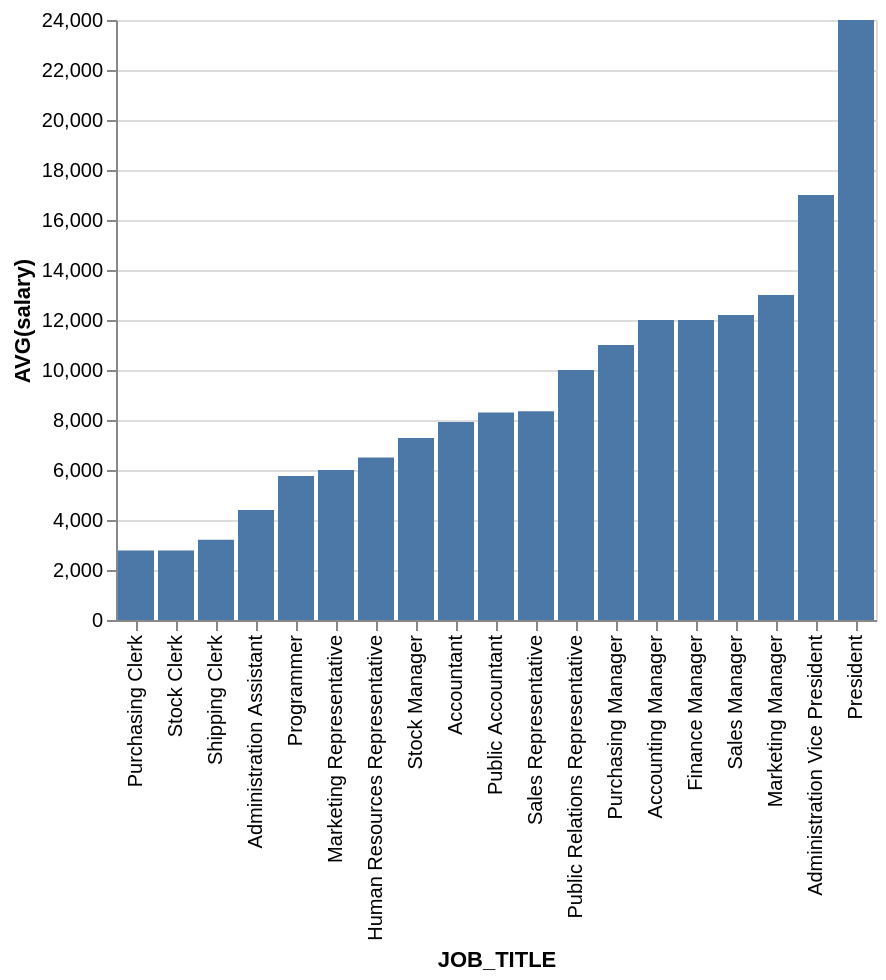

This figure's Vega-Lite source:
### Vega-Lite specification from a JSON file in a GitHub repository (floating-point values rounded to 4 significant figures)
{"data": {"values": [{"x_data": "Purchasing Clerk", "y_data": 2780}, {"x_data": "Stock Clerk", "y_data": 2785}, {"x_data": "Shipping Clerk", "y_data": 3215}, {"x_data": "Administration Assistant", "y_data": 4400}, {"x_data": "Programmer", "y_data": 5760}, {"x_data": "Marketing Representative", "y_data": 6000}, {"x_data": "Human Resources Representative", "y_data": 6500}, {"x_data": "Stock Manager", "y_data": 7280}, {"x_data": "Accountant", "y_data": 7920}, {"x_data": "Public Accountant", "y_data": 8300}, {"x_data": "Sales Representative", "y_data": 8350}, {"x_data": "Public Relations Representative", "y_data": 10000}, {"x_data": "Purchasing Manager", "y_data": 11000}, {"x_data": "Accounting Manager", "y_data": 12000}, {"x_data": "Finance Manager", "y_data": 12000}, {"x_data": "Sales Manager", "y_data": 12200}, {"x_data": "Marketing Manager", "y_data": 13000}, {"x_data": "Administration Vice President", "y_data": 17000}, {"x_data": "President", "y_data": 24000}]}, "mark": "bar", "encoding": {"x": {"field": "x_data", "type": "nominal", "title": "JOB_TITLE", "sort": {"op": "sum", "field": "y_data", "order": "ascending"}}, "y": {"field": "y_data", "type": "quantitative", "title": "AVG(salary)"}}}
